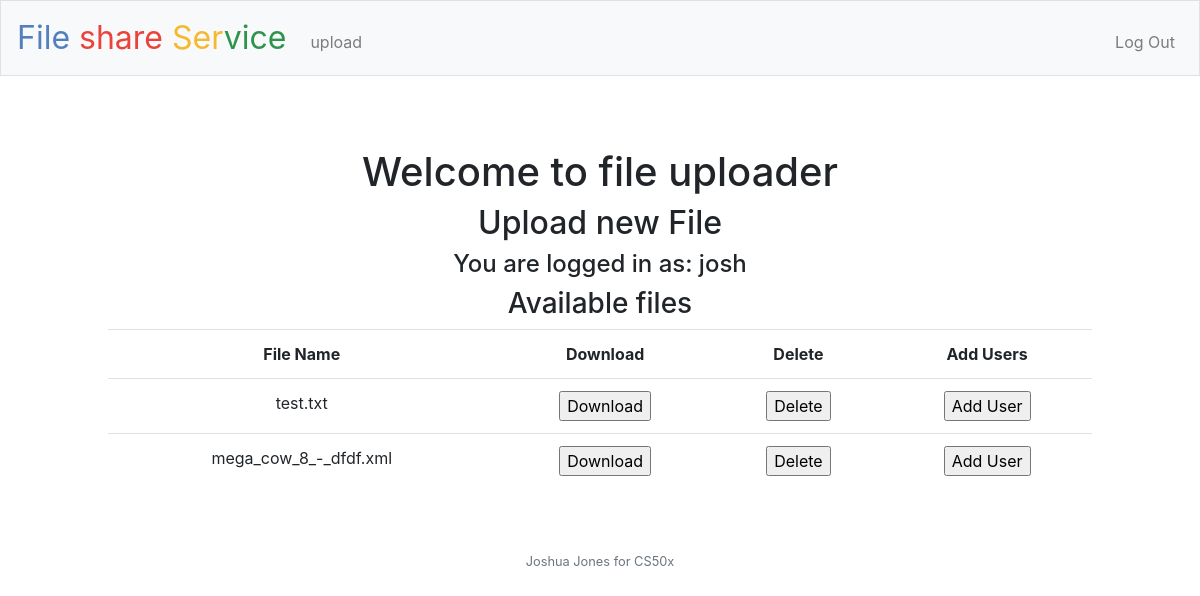
Before: / (signed in) with the older database file.
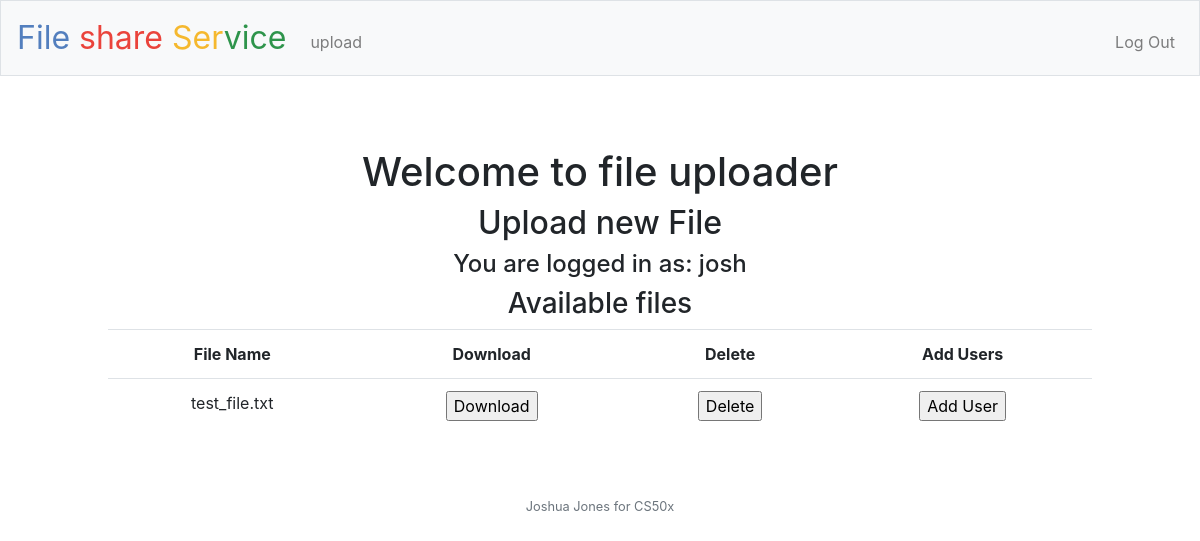
After: the same page with the newer database file.
### tables this page shows
CREATE TABLE files(
file_id INTEGER NOT NULL PRIMARY KEY,
file_name TEXT,
file_path TEXT,
uploader_id INTEGER,
FOREIGN KEY (uploader_id)
    REFERENCES users (id)
);

### app.py (the view)
@app.route("/", methods=["GET", "POST"])
@login_required
def dashboard():
    if request.method == "GET":
        uid = session["user_id"]
        user = list(db.execute(f"SELECT * FROM users WHERE id = {uid}"))
        user_name = user[0][1]
        users_files = load_user_files(db=db, uid=uid)
        return render_template(
            "index.html", user_name=user_name, users_files=users_files
        )

### app.py (called while the page is built)
@app.after_request
def after_request(response):
    response.headers["Cache-Control"] = "no-cache, no-store, must-revalidate"
    response.headers["Expires"] = 0
    response.headers["Pragma"] = "no-cache"
    return response

@app.after_request
def after_request(response):
    response.headers["Cache-Control"] = "no-cache, no-store, must-revalidate"
    response.headers["Expires"] = 0
    response.headers["Pragma"] = "no-cache"
    return response

### helpers.py (called while the page is built)
def login_required(f):
    @wraps(f)
    def decorated_function(*args, **kwargs):
        if session.get("user_id") is None:
            return redirect("/login")
        return f(*args, **kwargs)
    return decorated_function

### templates/index.html (shortened to what this page needs)
{% extends "layout.html" %} {% block title %} / {% endblock %} {% block main %}
<div class="container">
  <br />
  <div class="container">
    <h1>Welcome to file uploader</h1>
    <h2>Upload new File</h2>
    <h4>You are logged in as: {{user_name}}</h4>
    <h3>Available files</h3>
  </div>
  <div class="container">
    <table class="table">
      <tr>
        <th>File Name</th>
        <th>Download</th>
        <th>Delete</th>
        <th>Add Users</th>
      </tr>
      {%- for file in users_files %}
      <tr>
        <td>{{file[1]}}</td>
        <td>
          <form method="post" action="download" enctype="multipart/form-data">
            <input type="submit" value="Download" />
          </form>
        </td>
        <td>
          <form method="post" action="delete" enctype="multipart/form-data">
            <input type="submit" value="Delete" />
          </form>
        </td>
        <td>
          <form
            method="post"
            action="add_user_nav"
            enctype="multipart/form-data"
          >
            <input type="submit" value="Add User" />
          </form>
        </td>
      </tr>
      {%- endfor %}
    </table>
  </div>
</div>
{% endblock %}

Changed rows visible on the page:
removed files: file_name "mega_cow_8_-_dfdf.xml"
changed files: file_name "test.txt" → "test_file.txt"
